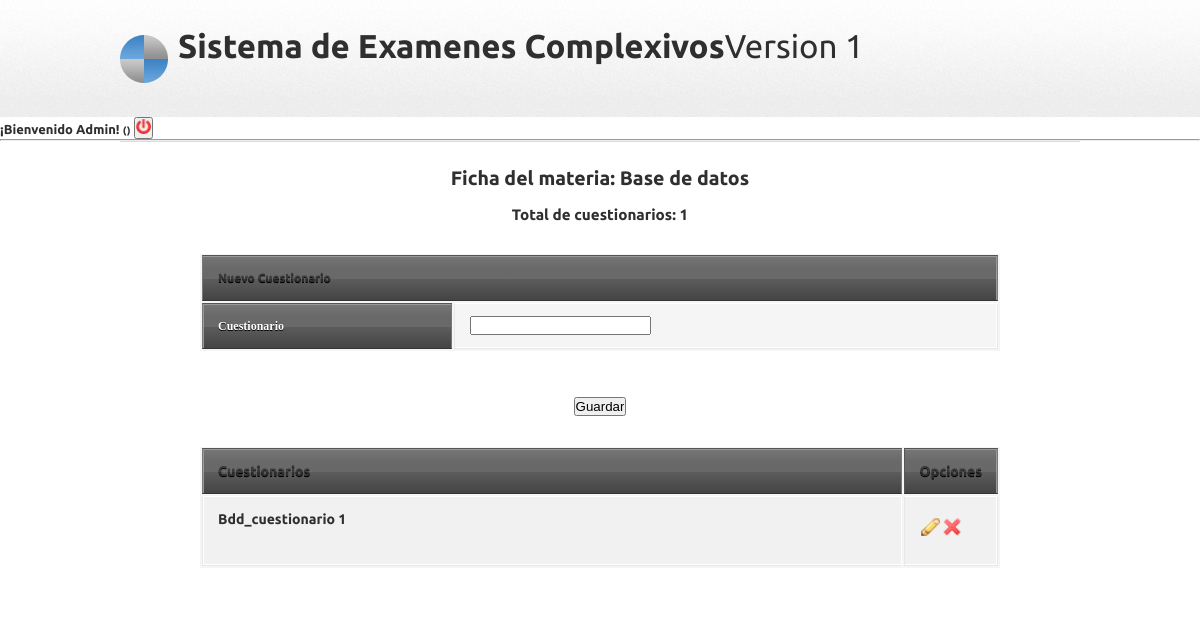
The app's page /ficha_materia.php?materia=5 (signed in) with its own data.
### tables this page shows
CREATE TABLE IF NOT EXISTS `materias` (
`id_materias` int(11) NOT NULL,
  `Materia` varchar(45) DEFAULT NULL,
  `id_titulacion` int(11) NOT NULL
);

CREATE TABLE IF NOT EXISTS `cuestionario` (
`id_cuestionario` int(11) NOT NULL,
  `cuestionario` varchar(45) DEFAULT NULL,
  `id_materia` int(11) NOT NULL,
  `estado` tinyint(1) DEFAULT '0'
);

### DAT/DATmateria.php (called while the page is built, shortened)
<?php
if (!function_exists('materias_consultar')) {
	function materias_consultar($criterio,$valor){
    require("DAT/conect.php");
    $SQL="call SP_materias_cons('".$criterio."','".$valor."')";
    $resultado=mysqli_query($link,$SQL) or die(mysqli_error($link));
    return ($resultado);
	}
}
 ?>

### BL/materias_funciones.php (called while the page is built, shortened)
<?php
if (!function_exists('consultar_materia')){
	require("DAT/DATmateria.php");
	function consultar_materia($criterio,$valor){
    $resultado=materias_consultar($criterio,$valor);
    return (transformar_a_lista($resultado));
	}
}
if (!function_exists('insertar_materia')){
	require("DAT/DATmateria.php");
}
if (!function_exists('eliminar_materia')) {
	require("DAT/DATmateria.php");
}
 ?>

### BL/general_funciones.php (called while the page is built, shortened)
<?php
function transformar_a_lista($resultado){
	if (mysqli_num_rows($resultado)>0) {
    	$lista=mysqli_fetch_all($resultado,MYSQLI_ASSOC);
   		return($lista);
    }else{
    	return 0;
    }
}
 ?>

### DAT/DATcuestionarios.php (called while the page is built, shortened)
<?php
if (!function_exists('consultar_cuestionario')){
	function consultar_cuestionario($criterio,$valor){
		    require("DAT/conect.php");
		    $SQL="call SP_cuestionarios_cons('".$criterio."','".$valor."')";
		    $resultado=mysqli_query($link,$SQL) or die(mysqli_error($link));
		    return ($resultado);
		}
}
 ?>

### BL/cuestionarios_funciones.php (called while the page is built, shortened)
<?php
if (!function_exists('cuestionario_consultar')){
	require("DAT/DATcuestionarios.php");
	function cuestionario_consultar($criterio,$valor){
	$res=consultar_cuestionario($criterio,$valor);
	return(transformar_a_lista($res));
	}
}
if (!function_exists('cuestionario_autorizar')){
	require("DAT/DATcuestionarios.php");
}
if (!function_exists('cuestionario_eliminar')){
	require("DAT/DATcuestionarios.php");
}
if (!function_exists('cuestionario_insertar')){
	require("DAT/DATcuestionarios.php");
}
 ?>

### ficha_materia.php (the view, shortened to what this page needs)
<?php
include("cabecera.php");
include("BL/materias_funciones.php");
include("BL/cuestionarios_funciones.php");
 $materia=consultar_materia("id",$_GET["materia"]);
 $materia=$materia[0];
 $cuestionarios=cuestionario_consultar('materia',$materia['Materia']);
 $total=count($cuestionarios);
echo"
<div id='maincontent' class='bodywidth clear' align='center'>
    <h2>Ficha del materia: ".$materia['Materia']." </h2><br>
    <h3>Total de cuestionarios: ". $total." </h3>";
echo "<form name=form action=".$_SERVER['PHP_SELF']."?materia=".$_GET["materia"]." method='post'>";
	echo "<table class=tablas>
	<tr><th colspan=2><h4>Nuevo Cuestionario</th></tr>";
	echo "<tr><th>Cuestionario</th><td><input type='text' name=cuestionario></td></tr>";
	echo "</table><br><input type='submit' value='Guardar'>";
	echo "</form>";
echo "<table>
  <thead>
    <tr>
    <th><h3>Cuestionarios</h3></th>
    <th width='10%'><h3>Opciones</h3></th>
    </tr>
  </thead>
  <tbody>";
  if (is_array($cuestionarios)) {
  foreach ($cuestionarios as $cuestionario) {
    echo "<tr>";
    echo "<td><h3>".$cuestionario['cuestionario']."</h3><br>";
    echo"</td>";
      echo "<td><h4><a href=ficha_cuestionario_editar.php?cuestionario=".$cuestionario['id_cuestionario']."&materia=".$_GET["materia"].">
          <img src=images/pencil.png width=20></a>
          <a href=ficha_cuestionario_borrar.php?borrar=".$cuestionario['id_cuestionario']."&materia=".$_GET["materia"].">
          <img src=images/cross.png width=20></a> </h4></td>";
      echo "</tr>";
      }
	}else{
  		echo "<tr>";
  		echo "<td>sin datos</td>";
  		echo "</tr>";
	}
echo "</tbody>";
echo "</table>";
?>

### css/styles.css (style rules this page uses)
* { margin:0; padding:0; }
img, img a { outline:none; border:none; }
body { background-color:#fff; color:#575757; font:81.3% "Georgia",times,serif; margin:0; padding:0; }
a, a:visited { outline:none; color:#4086c6; text-decoration:none; }
.clear:before, .clear:after { content:""; display:table; }
.clear:after { clear:both; }
.clear { zoom:1; }
.bodywidth { width:960px; margin:0 auto; clear:both; }
h1, h2, h3, h4, h5, h6 { color:#2f2f2f; font-family:"Ubuntu",arial; }
table { background: #f5f5f5; border-collapse: separate; box-shadow: inset 0 1px 0 #fff; font-size: 12px; line-height: 24px; margin: 30px auto; text-align: left; width: 800px; }
th { background: url(http://jackrugile.com/images/misc/noise-diagonal.png), linear-gradient(#777, #444); border-left: 1px solid #555; border-right: 1px solid #777; border-top: 1px solid #555; border-bottom: 1px solid #333; box-shadow: inset 0 1px 0 #999; color: #FFF !important; font-weight: bold; padding: 10px 15px; position: relative; text-shadow: 0 1px 0 #000; }
th:after { background: linear-gradient(rgba(255,255,255,0), rgba(255,255,255,.08)); content: ''; display: block; height: 25%; left: 0; margin: 1px 0 0 0; position: absolute; top: 25%; width: 100%; }
th:first-child { border-left: 1px solid #777; box-shadow: inset 1px 1px 0 #999; }
th:last-child { box-shadow: inset -1px 1px 0 #999; }
td { border-right: 1px solid #fff; border-left: 1px solid #e8e8e8; border-top: 1px solid #fff; border-bottom: 1px solid #e8e8e8; padding: 10px 15px; position: relative; transition: all 300ms; }
td:first-child { box-shadow: inset 1px 0 0 #fff; }
td:last-child { border-right: 1px solid #e8e8e8; box-shadow: inset -1px 0 0 #fff; }
tr { background: url(http://jackrugile.com/images/misc/noise-diagonal.png); }
tr:nth-child(odd) td { background: #f1f1f1 url(http://jackrugile.com/images/misc/noise-diagonal.png); }
tr:last-of-type td { box-shadow: inset 0 -1px 0 #fff; }
tr:last-of-type td:first-child { box-shadow: inset 1px -1px 0 #fff; }
tr:last-of-type td:last-child { box-shadow: inset -1px -1px 0 #fff; }
#maincontent { border-top:1px #dbdbdb solid; padding:25px 0 0 0; overflow:hidden; }

### css/styleprint.css (style rules this page uses)
table { background: #f5f5f5; border-collapse: separate; box-shadow: inset 0 1px 0 #fff; font-size: 12px; line-height: 24px; margin: 30px auto; text-align: left; width: 800px; }
th { background: url(http://jackrugile.com/images/misc/noise-diagonal.png), linear-gradient(#777, #444); border-left: 1px solid #555; border-right: 1px solid #777; border-top: 1px solid #555; border-bottom: 1px solid #333; box-shadow: inset 0 1px 0 #999; color: #FFF !important; font-weight: bold; padding: 10px 15px; position: relative; text-shadow: 0 1px 0 #000; }

### records on screen
materias: Materia "Base de datos"
cuestionario: cuestionario "Bdd_cuestionario 1"

### other values on screen
$_SESSION['user'] "Admin"
$total "1"
